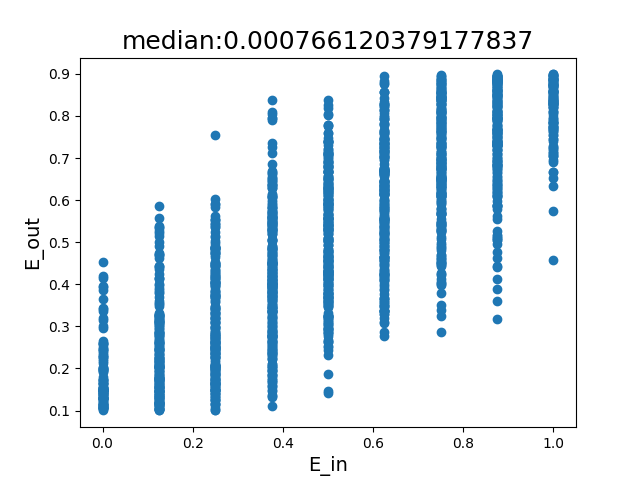

The script that saved this image:
import numpy as np
import matplotlib.pyplot as plt
import multiprocessing as mp

def targetFunction(x:float):
    result = -1 if x <= 0 else 1
    noise = np.random.randint(low = 1,high = 11)
    return result * -1 if noise == 1 else result

def randomDecisionStump1D(x,y):
    """_summary_
    Args:
        x (np.array): one dimension array
        y : labels array
    return:
        best theta, sign and correct number
    """
    comb = np.column_stack((x,y))
    comb = np.array(sorted(comb,key=lambda x : x[0]))
    x = comb[:,0]
    y = comb[:,1]
    s = np.random.randint(0,2)
    best_sign = -1 if s == 0 else 1
    best_theta = np.random.uniform(-1,1)
    best_correct = 0
    for index,label in enumerate(y):
        y_pred = -1 * best_sign if x[index] <= best_theta else best_sign
        if y_pred == label:
            best_correct += 1
    return best_theta,best_sign,best_correct
        
def Q12(seed):
    np.random.seed(seed)
    x_train = np.random.uniform(low= -1, high= 1,size = 8)
    y_label = list(map(lambda x : targetFunction(x),x_train))
    best_theta,best_sign,best_correct = randomDecisionStump1D(x_train,y_label)
    E_in = 1 - best_correct / len(y_label)
    E_out = 0.5 - 0.4 * best_sign + 0.4 * best_sign * np.abs(best_theta)
    return [E_in,E_out]


proccessor_num = 20

if __name__ == "__main__":
    pool = mp.Pool(processes=proccessor_num)
    result = np.array(pool.map(Q12,range(2000)))
    plt.scatter(result[:,0],result[:,1])
    plt.title(f"median:{np.median(result[:,1] - result[:,0])}",fontsize=18)
    plt.xlabel("E_in",fontsize=14)
    plt.ylabel("E_out",fontsize=14)
    plt.savefig("Q12")

        
            
        
    
    
    